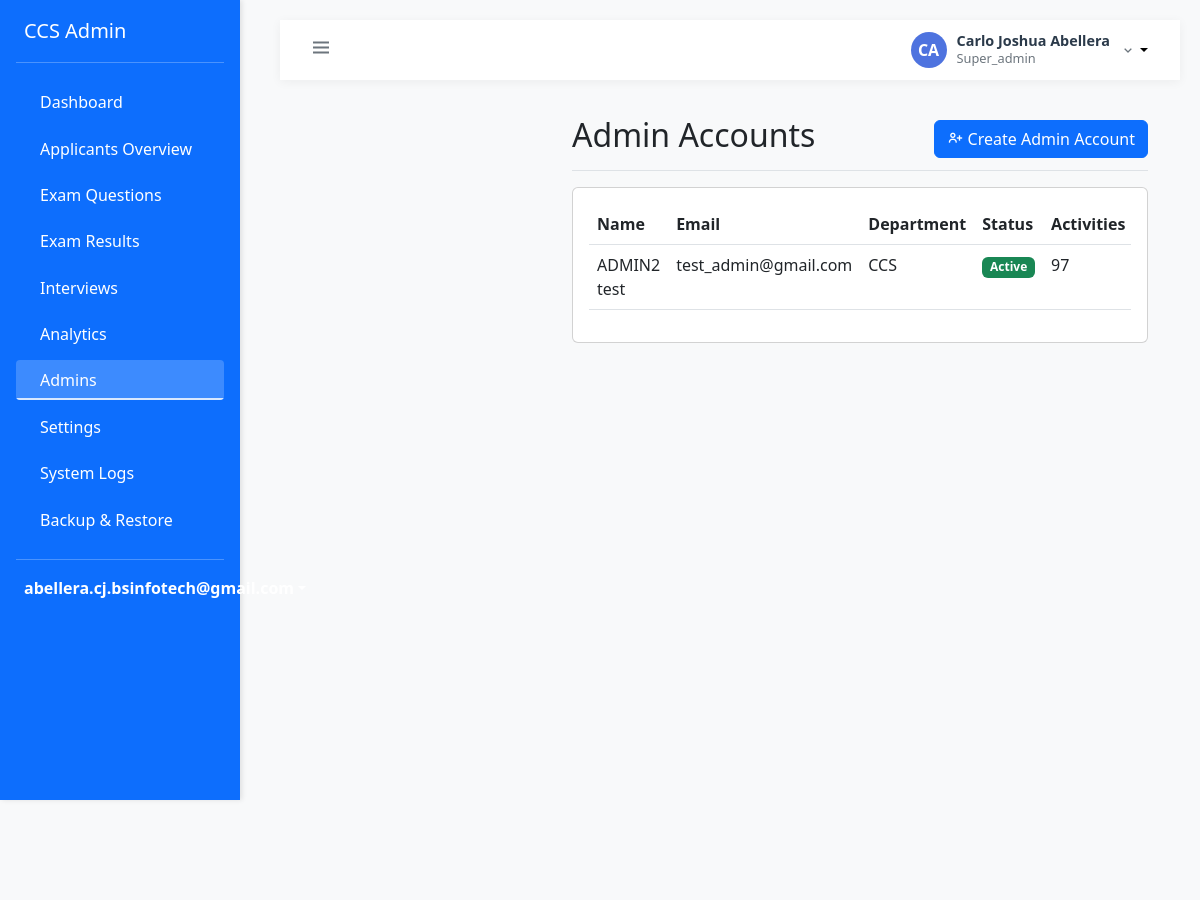
Screenshot of /admin/super/list_admins.php (signed in) with the database file from the repository.
### tables this page shows
CREATE TABLE `users` (
  `id` int(11) NOT NULL,
  `email` varchar(255) NOT NULL,
  `password` varchar(255) NOT NULL,
  `first_name` varchar(100) NOT NULL,
  `last_name` varchar(100) NOT NULL,
  `role` enum('super_admin','admin','applicant') NOT NULL,
  `status` enum('active','inactive','pending','approved','rejected') DEFAULT 'pending',
  `created_at` timestamp NOT NULL DEFAULT current_timestamp(),
  `updated_at` timestamp NOT NULL DEFAULT current_timestamp() ON UPDATE current_timestamp(),
  `updated_by` int(11) DEFAULT NULL
);

### config/database.php (called while the page is built, shortened)
<?php
class Database {
    private static $instance = null;
    private $connection;
    private function __construct() {
        try {
            $this->connection = new PDO(
                "mysql:host=localhost;dbname=ccs_screening",
                "root",
                ""
            );
            $this->connection->setAttribute(PDO::ATTR_ERRMODE, PDO::ERRMODE_EXCEPTION);
            $this->connection->setAttribute(PDO::ATTR_DEFAULT_FETCH_MODE, PDO::FETCH_ASSOC);
        } catch(PDOException $e) {
            die("Connection failed: " . $e->getMessage());
        }
    }
    public static function getInstance() {
        if (self::$instance === null) {
            self::$instance = new self();
        }
        return self::$instance;
    }
    public function getConnection() {
        return $this->connection;
    }
}
?>

### classes/Auth.php (called while the page is built, shortened)
<?php
class Auth {
    private $conn;
    public function __construct() {
        require_once __DIR__ . '/../config/database.php';
        $this->database = Database::getInstance();
        $this->conn = $this->database->getConnection();
    }
    public function isLoggedIn() {
        return isset($_SESSION['user_id']) && !empty($_SESSION['user_id']);
    }
    public function getCurrentUser() {
        try {
            $stmt = $this->conn->prepare("
                SELECT
                    u.*,
                    CASE
                        WHEN sa.user_id IS NOT NULL THEN 'super_admin'
                        WHEN a.user_id IS NOT NULL THEN 'admin'
                        ELSE u.role
                    END as role_type
                FROM users u
                LEFT JOIN super_admins sa ON u.id = sa.user_id
                LEFT JOIN admins a ON u.id = a.user_id
                WHERE u.id = ? AND u.status = 'active'
                LIMIT 1
            ");
            $stmt->execute([$_SESSION['user_id']]);
            $user = $stmt->fetch(PDO::FETCH_ASSOC);
            if ($user) {
                $user['role'] = $user['role_type'];
            }
            return $user;
        } catch (Exception $e) {
            error_log("Get current user error: " . $e->getMessage());
            return null;
        }
    }
}
?>

### admin/super/list_admins.php (the view, shortened to what this page needs)
<?php
require_once '../../classes/Auth.php';
require_once '../../config/database.php';
require_once '../includes/layout.php';
$auth = new Auth();
try {
    $database = Database::getInstance();
    $conn = $database->getConnection();
    $query = "SELECT u.id, u.email, u.status, u.created_at,
              a.first_name, a.last_name, a.department,
              (SELECT COUNT(*) FROM activity_logs WHERE user_id = u.id) as activity_count
              FROM users u
              JOIN admins a ON u.id = a.user_id
              WHERE u.role = 'admin'
              ORDER BY u.created_at DESC";
    $stmt = $conn->prepare($query);
    $stmt->execute();
    $admins = $stmt->fetchAll(PDO::FETCH_ASSOC);
} catch (Exception $e) {
    $error = 'Error: ' . $e->getMessage();
    $admins = [];
}
$page_title = 'Admin Accounts';
admin_header($page_title);
?>
<div class="wrapper">
    <?php include_once '../includes/sidebar.php'; ?>
    <div class="page-content-wrapper">
        <div class="container-fluid">
            <div class="row">
                <div class="col-12">
                    <div class="d-flex justify-content-between flex-wrap flex-md-nowrap align-items-center pt-3 pb-2 mb-3 border-bottom">
                        <h1 class="h2"><?php echo $page_title; ?></h1>
                        <div class="btn-toolbar mb-2 mb-md-0">
                            <a href="create_admin.php" class="btn btn-primary">
                                <i class='bx bx-user-plus'></i> Create Admin Account
                            </a>
                        </div>
                    </div>
                </div>
            </div>
            <div class="row">
                <div class="col-12">
                    <div class="card">
                        <div class="card-body">
                            <div class="table-responsive">
                                <table class="table table-hover">
                                    <thead>
                                        <tr>
                                            <th>Name</th>
                                            <th>Email</th>
                                            <th>Department</th>
                                            <th>Status</th>
                                            <th>Activities</th>
                                        </tr>
                                    </thead>
                                    <tbody>
                                        <?php if (empty($admins)): ?>
                                            <tr>
                                                <td colspan="7" class="text-center">No admin accounts found</td>
                                            </tr>
                                        <?php else: ?>
                                            <?php foreach ($admins as $admin): ?>
                                                <tr>
                                                    <td><?php echo htmlspecialchars($admin['first_name'] . ' ' . $admin['last_name']); ?></td>
                                                    <td><?php echo htmlspecialchars($admin['email']); ?></td>
                                                    <td><?php echo htmlspecialchars($admin['department']); ?></td>
                                                    <td>
                                                        <span class="badge bg-<?php echo $admin['status'] === 'active' ? 'success' : 'danger'; ?>">
                                                            <?php echo ucfirst($admin['status']); ?>
                                                        </span>
                                                    </td>
                                                    <td><?php echo $admin['activity_count']; ?></td>
                                                </tr>
                                            <?php endforeach; ?>
                                        <?php endif; ?>
                                    </tbody>
                                </table>
                            </div>
                        </div>
                    </div>
                </div>
            </div>
        </div>
    </div>
</div>
<?php admin_footer(); ?>

### admin/includes/layout.php (shortened to what this page needs)
<?php
require_once __DIR__ . '/../../classes/Auth.php';
function admin_header($title = '') {
?>
<!DOCTYPE html>
<html lang="en">
<head>
    <link href="https://cdn.jsdelivr.net/npm/bootstrap@5.3.0/dist/css/bootstrap.min.css" rel="stylesheet">
    <link href='https://unpkg.com/boxicons@2.1.4/css/boxicons.min.css' rel='stylesheet'>
    <link href="https://cdn.jsdelivr.net/npm/metismenu/dist/metisMenu.min.css" rel="stylesheet">
</head>
<body>
    <div class="wrapper">
        <?php include 'sidebar.php'; ?>
        <div class="page-content-wrapper">
            <nav class="top-navbar">
                <button class="btn btn-link text-secondary px-1 py-0" id="sidebarToggle">
                    <i class="bx bx-menu fs-4"></i>
                </button>
                <div class="user-profile dropdown">
                    <button class="user-profile-btn dropdown-toggle" type="button" data-bs-toggle="dropdown" aria-expanded="false">
                        <div class="user-avatar">
                            <?php echo strtoupper(substr($user['first_name'], 0, 1) . substr($user['last_name'], 0, 1)); ?>
                        </div>
                        <div class="user-info">
                            <h6 class="user-name"><?php echo htmlspecialchars($user['first_name'] . ' ' . $user['last_name']); ?></h6>
                            <p class="user-role"><?php echo ucfirst($user['role']); ?></p>
                        </div>
                        <i class="bx bx-chevron-down text-secondary"></i>
                    </button>
                </div>
            </nav>
            <div class="content-wrapper">
<?php
}
function admin_footer() {
?>
            </div>
        </div>
    </div>
</body>
</html>
<?php } ?>

### admin/includes/sidebar.php (shortened to what this page needs)
<?php
require_once __DIR__ . '/../../classes/Auth.php';
global $auth;
$user = $auth->getCurrentUser();
function is_active($page_name) {
    return strpos($_SERVER['SCRIPT_NAME'], $page_name) !== false ? 'active' : '';
}
?>
<nav class="sidebar bg-primary">
    <div class="d-flex flex-column">
        <a href="/php-ccs/admin/super/dashboard.php" class="d-flex align-items-center mb-3 mb-md-0 me-md-auto text-white text-decoration-none">
            <span class="fs-5">CCS Admin</span>
        </a>
        <hr class="text-white my-3">
        <ul class="nav nav-pills flex-column mb-auto">
            <li class="nav-item">
                <a class="nav-link text-white <?php echo is_active('dashboard'); ?>" href="/php-ccs/admin/super/dashboard.php">
                    Dashboard
                </a>
            </li>
            <li class="nav-item">
                <a class="nav-link text-white <?php echo is_active('applicants'); ?>" href="/php-ccs/admin/super/applicants_overview.php">
                    Applicants Overview
                </a>
            </li>
            <li class="nav-item">
                <a class="nav-link text-white <?php echo is_active('manage_questions'); ?>" href="/php-ccs/admin/super/manage_questions.php">
                    Exam Questions
                </a>
            </li>
            <li class="nav-item">
                <a class="nav-link text-white <?php echo is_active('exam_results'); ?>" href="/php-ccs/admin/super/exam_results.php">
                    Exam Results
                </a>
            </li>
            <li class="nav-item">
                <a class="nav-link text-white <?php echo is_active('interview_list'); ?>" href="/php-ccs/admin/super/interview_list.php">
                    Interviews
                </a>
            </li>
            <li class="nav-item">
                <a class="nav-link text-white <?php echo is_active('analytics'); ?>" href="/php-ccs/admin/super/analytics.php">
                    Analytics
                </a>
            </li>
            <li class="nav-item">
                <a class="nav-link text-white <?php echo is_active('list_admins'); ?>" href="/php-ccs/admin/super/list_admins.php">
                    Admins
                </a>
            </li>
            <li class="nav-item">
                <a class="nav-link text-white <?php echo is_active('system_settings'); ?>" href="/php-ccs/admin/super/system_settings.php">
                    Settings
                </a>
            </li>
            <li class="nav-item">
                <a class="nav-link text-white <?php echo is_active('logs'); ?>" href="/php-ccs/admin/super/system_logs.php">
                    System Logs
                </a>
            </li>
            <li class="nav-item">
                <a class="nav-link text-white <?php echo is_active('backup'); ?>" href="/php-ccs/admin/super/backup.php">
                    Backup & Restore
                </a>
            </li>
        </ul>
        <hr class="text-white my-3">
        <div class="dropdown pb-3">
            <a href="#" class="d-flex align-items-center text-white text-decoration-none dropdown-toggle" id="dropdownUser" data-bs-toggle="dropdown" aria-expanded="false">
                <strong><?php echo htmlspecialchars($user['email']); ?></strong>
            </a>
        </div>
    </div>
</nav>

### admin/includes/layout.php (style rules this page uses)
body { min-height: 100vh; margin: 0; padding: 0; background-color: #f8f9fa; overflow-x: hidden; }
.wrapper { display: flex; min-height: 100vh; position: relative; }
.page-content-wrapper { position: relative; min-height: 100vh; margin-left: 260px; transition: margin-left 0.3s ease; width: calc(100% - 260px); background-color: #f8f9fa; padding: 20px; }
.top-navbar { background: #fff; height: 60px; padding: 0 1.5rem; display: flex; align-items: center; justify-content: space-between; box-shadow: 0 2px 10px rgba(0,0,0,0.05); position: sticky; top: 0; z-index: 999; }
.user-profile { position: relative; }
.user-profile-btn { display: flex; align-items: center; padding: 0.5rem; border: none; background: none; cursor: pointer; border-radius: 0.5rem; transition: all 0.3s ease; }
.user-avatar { width: 36px; height: 36px; border-radius: 50%; background: #4e73df; color: #fff; display: flex; align-items: center; justify-content: center; font-weight: 600; margin-right: 10px; }
.user-info { text-align: left; margin-right: 10px; }
.user-name { margin: 0; font-size: 0.9rem; font-weight: 600; color: #2b3a4a; }
.user-role { margin: 0; font-size: 0.8rem; color: #6c757d; }

### admin/includes/sidebar.php (style rules this page uses)
.sidebar { width: 240px; min-height: 100vh; position: fixed; top: 0; left: 0; z-index: 100; padding: 1rem; box-shadow: 2px 0 5px rgba(0,0,0,0.1); transition: all 0.3s ease; }
.sidebar .nav-link { padding: 0.5rem 1rem; margin: 0.2rem 0; border-radius: 0.25rem; font-weight: 500; transition: background-color 0.2s; position: relative; overflow: hidden; }
.sidebar .nav-link::after { content: ''; position: absolute; bottom: 0; left: 0; width: 0; height: 2px; background: rgba(255,255,255,0.5); transition: width 0.3s ease; }
.sidebar .nav-link.active::after { width: 100%; background: rgba(255,255,255,0.8); }
.sidebar .nav-link.active { background: rgba(255, 255, 255, 0.2); }

### rows the page displays
users: email "abellera.cj.bsinfotech@gmail.com", first_name+last_name "CA", first_name+last_name "Carlo Joshua Abellera", role "Super_admin"
users: last_name "ADMIN2 test", email "test_admin@gmail.com", department "CCS", status "Active", activity_count "97"

### other values shown
$page_title "Admin Accounts"
